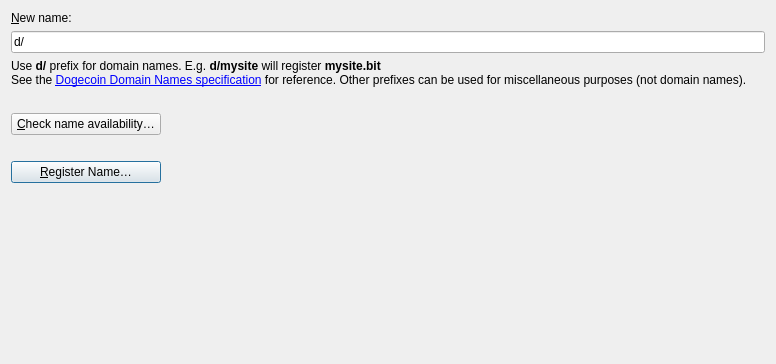
<?xml version="1.0" encoding="UTF-8"?>
<ui version="4.0">
 <class>BuyNamesPage</class>
 <widget class="QWidget" name="BuyNamesPage">
  <property name="geometry">
   <rect>
    <x>0</x>
    <y>0</y>
    <width>776</width>
    <height>364</height>
   </rect>
  </property>
  <!--
  <layout class="QHBoxLayout" name="horizontalLayout">
   <item>
    <widget class="QFrame" name="frame2">
     <property name="sizePolicy">
      <sizepolicy hsizetype="Preferred" vsizetype="Expanding">
       <horstretch>0</horstretch>
       <verstretch>0</verstretch>
      </sizepolicy>
     </property>
     <property name="frameShape">
      <enum>QFrame::StyledPanel</enum>
     </property>
     <property name="frameShadow">
      <enum>QFrame::Sunken</enum>
     </property>
     -->
     <layout class="QVBoxLayout" name="verticalLayout">
      <item>
       <widget class="QLabel" name="label_4">
        <property name="sizePolicy">
         <sizepolicy hsizetype="Preferred" vsizetype="Maximum">
          <horstretch>0</horstretch>
          <verstretch>0</verstretch>
         </sizepolicy>
        </property>
        <property name="text">
         <string>&amp;New name:</string>
        </property>
        <property name="alignment">
         <set>Qt::AlignLeading|Qt::AlignLeft|Qt::AlignVCenter</set>
        </property>
        <property name="buddy">
         <cstring>registerName</cstring>
        </property>
       </widget>
      </item>
      <item>
       <widget class="QValidatedLineEdit" name="registerName">
        <property name="toolTip">
         <string>Enter a name to register it.</string>
        </property>
        <property name="text">
         <string>d/</string>
        </property>
       </widget>
      </item>
      <item>
       <widget class="QLabel" name="label">
        <property name="sizePolicy">
         <sizepolicy hsizetype="Preferred" vsizetype="Preferred">
          <horstretch>0</horstretch>
          <verstretch>0</verstretch>
         </sizepolicy>
        </property>
        <property name="text">
         <string>Use &lt;strong&gt;d/&lt;/strong&gt; prefix for domain names. E.g. &lt;strong&gt;d/mysite&lt;/strong&gt; will register &lt;strong&gt;mysite.bit&lt;/strong&gt;&lt;br&gt;See the &lt;a href=&quot;https://github.com/dogecoin/proposals/blob/master/ifa-0001.md#keys&quot;&gt;Dogecoin Domain Names specification&lt;/a&gt; for reference. Other prefixes can be used for miscellaneous purposes (not domain names).&lt;/p&gt;</string>
        </property>
        <property name="textFormat">
         <enum>Qt::RichText</enum>
        </property>
        <property name="wordWrap">
         <bool>true</bool>
        </property>
        <property name="openExternalLinks">
         <bool>true</bool>
        </property>
       </widget>
      </item>
      <item>
       <widget class="QLabel" name="previewLabel">
        <property name="sizePolicy">
         <sizepolicy hsizetype="Preferred" vsizetype="Preferred">
          <horstretch>0</horstretch>
          <verstretch>0</verstretch>
         </sizepolicy>
        </property>
        <property name="text">
         <string></string>
        </property>
        <property name="textFormat">
         <enum>Qt::PlainText</enum>
        </property>
        <property name="wordWrap">
         <bool>true</bool>
        </property>
       </widget>
      </item>
      <item>
       <widget class="QPushButton" name="checkNameButton">
        <property name="sizePolicy">
         <sizepolicy hsizetype="Fixed" vsizetype="Fixed">
          <horstretch>0</horstretch>
          <verstretch>0</verstretch>
         </sizepolicy>
        </property>
        <property name="minimumSize">
         <size>
          <width>150</width>
          <height>0</height>
         </size>
        </property>
        <property name="text">
         <string>&amp;Check name availability&#8230;</string>
        </property>
       </widget>
      </item>
      <item>
       <widget class="QLabel" name="statusLabel">
        <property name="sizePolicy">
         <sizepolicy hsizetype="Preferred" vsizetype="Preferred">
          <horstretch>0</horstretch>
          <verstretch>0</verstretch>
         </sizepolicy>
        </property>
        <property name="text">
         <string></string>
        </property>
        <property name="textFormat">
         <enum>Qt::PlainText</enum>
        </property>
        <property name="wordWrap">
         <bool>true</bool>
        </property>
       </widget>
      </item>
      <item>
       <widget class="QPushButton" name="registerNameButton">
        <property name="sizePolicy">
         <sizepolicy hsizetype="Fixed" vsizetype="Fixed">
          <horstretch>0</horstretch>
          <verstretch>0</verstretch>
         </sizepolicy>
        </property>
        <property name="minimumSize">
         <size>
          <width>150</width>
          <height>0</height>
         </size>
        </property>
        <property name="toolTip">
         <string>Register the name.</string>
        </property>
        <property name="text">
         <string>&amp;Register Name&#8230;</string>
        </property>
        <property name="icon">
         <iconset resource="../bitcoin.qrc">
          <normaloff>:/icons/send</normaloff>:/icons/send</iconset>
        </property>
        <property name="default">
         <bool>true</bool>
        </property>
       </widget>
      </item>
      <item>
       <spacer name="verticalSpacer">
        <property name="orientation">
         <enum>Qt::Vertical</enum>
        </property>
        <property name="sizeHint" stdset="0">
         <size>
          <width>20</width>
          <height>40</height>
         </size>
        </property>
       </spacer>
      </item>
     </layout>
     <!--
    </widget>
   </item>
  </layout>
  -->
 </widget>
 <customwidgets>
  <customwidget>
   <class>QValidatedLineEdit</class>
   <extends>QLineEdit</extends>
   <header>qvalidatedlineedit.h</header>
  </customwidget>
 </customwidgets>
 <connections/>
</ui>
